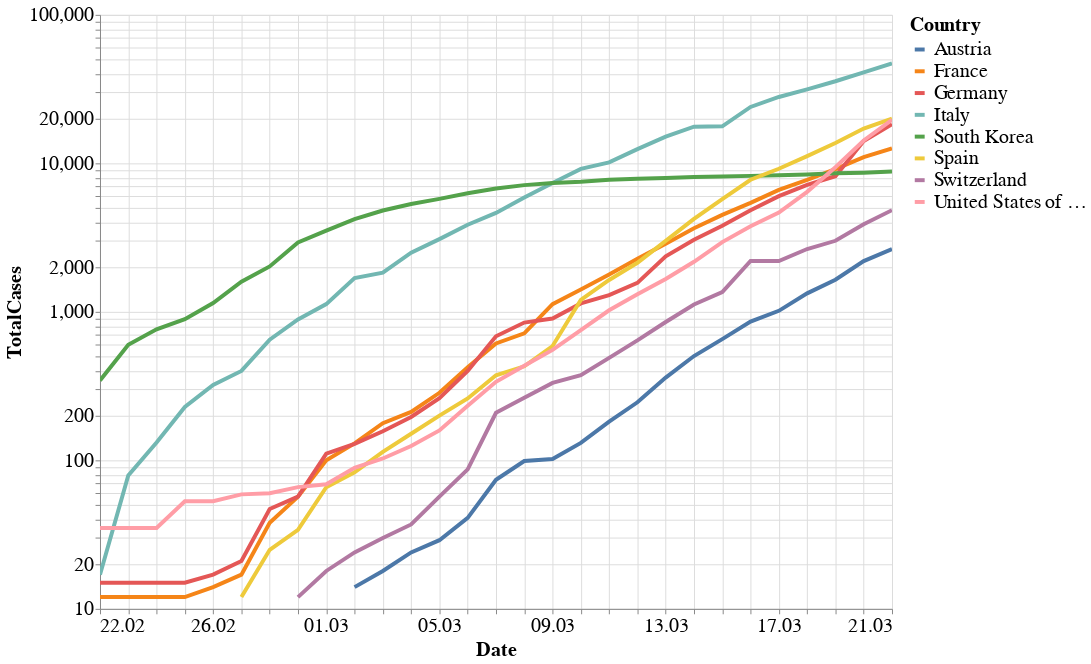

Notebook source saved alongside this figure:
### Markdown cell above
## Number of confirmed cases in selected countries
This plot shows the number of total confirmed cases over time. Note that the y-axis is logarithmic since the progression can be approximated with an exponential function (at least at the beginning of the outbreak). The plot includes selected EU countries and South Korea, which records the largest number of cases worldwide after China.

### Code cell
alt.themes.enable('theme_1')
countries = ['Italy', 'Austria', 'France', 'Spain', 'Germany', 'Switzerland', 'South Korea', 'United States of America']
from altair import datum

alt.Chart(df[(df.Country.isin(countries)) & (df.DateRep > '2020-02-21')]).mark_line().encode(
    alt.Y('TotalCases', scale=alt.Scale(type='log')),
    alt.X('DateRep:T', axis = alt.Axis(title = 'Date', format = ("%d.%m"))),
    color='Country',
    tooltip=['Country', 'DateRep', 'TotalCases']
).properties(
    height=600,
    width=800
).transform_filter(
    (datum.TotalCases > 10)
).interactive()

### Figure 1 — Vega-Lite specification as saved in the notebook (floating-point values rounded to 4 significant figures; data arrays with more than 128 entries replaced by an {"elided": "..."} marker saying what was removed)
{"width": 800, "height": 600, "config": {"line": {"strokeWidth": 4}, "style": {"bar": {"size": 20}}, "legend": {"symbolSize": 100, "titleFontSize": 20, "labelFontSize": 20}, "axis": {"titleFontSize": 20, "labelFontSize": 20}}, "data": {"name": "data-8855085c524abac21faf330a394695d2"}, "mark": "line", "encoding": {"color": {"type": "nominal", "field": "Country"}, "tooltip": [{"type": "nominal", "field": "Country"}, {"type": "temporal", "field": "DateRep"}, {"type": "quantitative", "field": "TotalCases"}], "x": {"type": "temporal", "axis": {"format": "%d.%m", "title": "Date"}, "field": "DateRep"}, "y": {"type": "quantitative", "field": "TotalCases", "scale": {"type": "log"}}}, "selection": {"selector001": {"type": "interval", "bind": "scales", "encodings": ["x", "y"]}}, "transform": [{"filter": "(datum.TotalCases > 10)"}], "$schema": "https://vega.github.io/schema/vega-lite/v4.0.2.json", "datasets": {"data-8855085c524abac21faf330a394695d2": {"elided": "232 records"}}}
